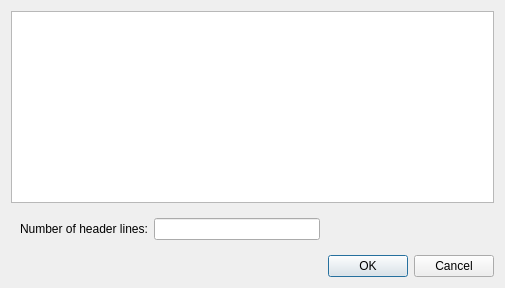
<?xml version="1.0" encoding="UTF-8"?>
<ui version="4.0">
 <class>tablePreview</class>
 <widget class="QDialog" name="tablePreview">
  <property name="geometry">
   <rect>
    <x>0</x>
    <y>0</y>
    <width>505</width>
    <height>288</height>
   </rect>
  </property>
  <property name="windowTitle">
   <string>Dialog</string>
  </property>
  <layout class="QVBoxLayout" name="verticalLayout">
   <item>
    <widget class="QTextEdit" name="textEdit">
     <property name="enabled">
      <bool>true</bool>
     </property>
     <property name="lineWrapMode">
      <enum>QTextEdit::NoWrap</enum>
     </property>
     <property name="readOnly">
      <bool>true</bool>
     </property>
     <property name="html">
      <string>&lt;!DOCTYPE HTML PUBLIC &quot;-//W3C//DTD HTML 4.0//EN&quot; &quot;http://www.w3.org/TR/REC-html40/strict.dtd&quot;&gt;
&lt;html&gt;&lt;head&gt;&lt;meta name=&quot;qrichtext&quot; content=&quot;1&quot; /&gt;&lt;style type=&quot;text/css&quot;&gt;
p, li { white-space: pre-wrap; }
&lt;/style&gt;&lt;/head&gt;&lt;body style=&quot; font-family:'Sans'; font-size:10pt; font-weight:400; font-style:normal;&quot;&gt;
&lt;p style=&quot;-qt-paragraph-type:empty; margin-top:0px; margin-bottom:0px; margin-left:0px; margin-right:0px; -qt-block-indent:0; text-indent:0px;&quot;&gt;&lt;/p&gt;&lt;/body&gt;&lt;/html&gt;</string>
     </property>
    </widget>
   </item>
   <item>
    <widget class="QFrame" name="frame">
     <property name="frameShape">
      <enum>QFrame::NoFrame</enum>
     </property>
     <property name="frameShadow">
      <enum>QFrame::Raised</enum>
     </property>
     <layout class="QHBoxLayout" name="horizontalLayout">
      <item>
       <widget class="QLabel" name="label">
        <property name="text">
         <string>Number of header lines:</string>
        </property>
       </widget>
      </item>
      <item>
       <widget class="QLineEdit" name="numberLines"/>
      </item>
      <item>
       <spacer name="horizontalSpacer">
        <property name="orientation">
         <enum>Qt::Horizontal</enum>
        </property>
        <property name="sizeHint" stdset="0">
         <size>
          <width>40</width>
          <height>20</height>
         </size>
        </property>
       </spacer>
      </item>
     </layout>
    </widget>
   </item>
   <item>
    <widget class="QDialogButtonBox" name="buttonBox">
     <property name="orientation">
      <enum>Qt::Horizontal</enum>
     </property>
     <property name="standardButtons">
      <set>QDialogButtonBox::Cancel|QDialogButtonBox::Ok</set>
     </property>
    </widget>
   </item>
  </layout>
 </widget>
 <resources/>
 <connections>
  <connection>
   <sender>buttonBox</sender>
   <signal>accepted()</signal>
   <receiver>tablePreview</receiver>
   <slot>accept()</slot>
   <hints>
    <hint type="sourcelabel">
     <x>248</x>
     <y>254</y>
    </hint>
    <hint type="destinationlabel">
     <x>157</x>
     <y>274</y>
    </hint>
   </hints>
  </connection>
  <connection>
   <sender>buttonBox</sender>
   <signal>rejected()</signal>
   <receiver>tablePreview</receiver>
   <slot>reject()</slot>
   <hints>
    <hint type="sourcelabel">
     <x>316</x>
     <y>260</y>
    </hint>
    <hint type="destinationlabel">
     <x>286</x>
     <y>274</y>
    </hint>
   </hints>
  </connection>
 </connections>
</ui>
